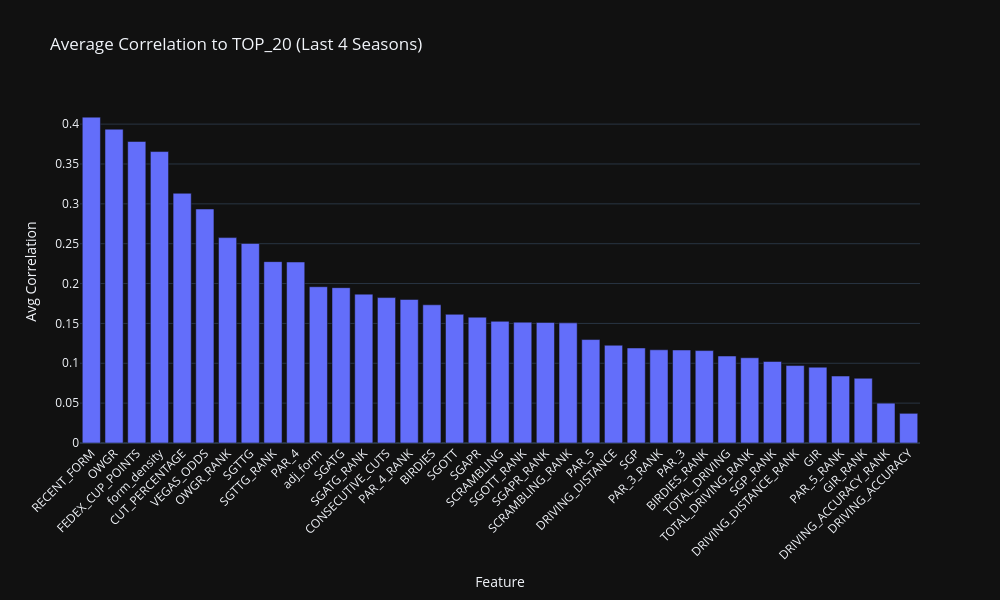

Here is the notebook cell this chart was saved with:
### Markdown cell above
**Average of Last 4 Years**

### Code cell
import pandas as pd
import numpy as np
import plotly.express as px

# === Rebuild correlation matrices for the 4 most recent seasons ===
cor = {}
recent_seasons = sorted(training_df["SEASON"].unique())[-4:]

for season in recent_seasons:
    df_season = training_df[training_df["SEASON"] == season].copy()
    numeric_cols = df_season.select_dtypes(include=["float64", "int64"])
    cor[int(season)] = numeric_cols.corr().abs()

# === Combine into one summary DataFrame ===
cor_df = pd.DataFrame()

for season in recent_seasons:
    df = cor[season].reset_index()
    if "TOP_20" not in df.columns:
        continue
    temp = df[["index", "TOP_20"]].copy()
    temp = temp.rename(columns={"TOP_20": str(season)})
    if cor_df.empty:
        cor_df = temp
    else:
        cor_df = cor_df.merge(temp, on="index", how="outer")

# Drop target and metadata rows
cor_df = cor_df[~cor_df["index"].isin(["TOP_20", "FINAL_POS", "SEASON"])]

# Compute average correlation across seasons
cor_df["AVERAGE"] = cor_df.drop(columns=["index"]).mean(axis=1)
cor_df = cor_df.sort_values(by="AVERAGE", ascending=False)

# === Plotly Bar Chart ===
fig = px.bar(
    cor_df,
    x="index",
    y="AVERAGE",
    title="Average Correlation to TOP_20 (Last 4 Seasons)",
    labels={"index": "Feature", "AVERAGE": "Avg Correlation"},
    template="plotly_dark"
)

fig.update_layout(
    xaxis_tickangle=-45,
    height=600,
    width=1000,
    showlegend=False
)

fig.show()

### Figure 1 — Plotly figure (JSON) as saved in the notebook; plotly's stock layout.template omitted (floating-point values rounded to 4 significant figures)
{"data": [{"hovertemplate": "Feature=%{x}<br>Avg Correlation=%{y}<extra></extra>", "legendgroup": "", "marker": {"color": "#636efa", "pattern": {"shape": ""}}, "name": "", "orientation": "v", "showlegend": false, "textposition": "auto", "type": "bar", "x": ["RECENT_FORM", "OWGR", "FEDEX_CUP_POINTS", "form_density", "CUT_PERCENTAGE", "VEGAS_ODDS", "OWGR_RANK", "SGTTG", "SGTTG_RANK", "PAR_4", "adj_form", "SGATG", "SGATG_RANK", "CONSECUTIVE_CUTS", "PAR_4_RANK", "BIRDIES", "SGOTT", "SGAPR", "SCRAMBLING", "SGOTT_RANK", "SGAPR_RANK", "SCRAMBLING_RANK", "PAR_5", "DRIVING_DISTANCE", "SGP", "PAR_3_RANK", "PAR_3", "BIRDIES_RANK", "TOTAL_DRIVING", "TOTAL_DRIVING_RANK", "SGP_RANK", "DRIVING_DISTANCE_RANK", "GIR", "PAR_5_RANK", "GIR_RANK", "DRIVING_ACCURACY_RANK", "DRIVING_ACCURACY"], "xaxis": "x", "y": [0.4088, 0.3936, 0.3782, 0.3656, 0.3132, 0.2935, 0.2576, 0.2503, 0.2275, 0.227, 0.196, 0.1948, 0.1867, 0.1824, 0.1801, 0.1734, 0.1614, 0.1578, 0.1526, 0.1515, 0.1513, 0.1507, 0.1298, 0.1226, 0.1192, 0.1169, 0.1167, 0.1159, 0.1091, 0.107, 0.1023, 0.09715, 0.09508, 0.08399, 0.08118, 0.04996, 0.03722], "yaxis": "y"}], "layout": {"barmode": "relative", "height": 600, "legend": {"tracegroupgap": 0}, "showlegend": false, "title": {"text": "Average Correlation to TOP_20 (Last 4 Seasons)"}, "width": 1000, "xaxis": {"anchor": "y", "domain": [0, 1], "tickangle": -45, "title": {"text": "Feature"}}, "yaxis": {"anchor": "x", "domain": [0, 1], "title": {"text": "Avg Correlation"}}}}
